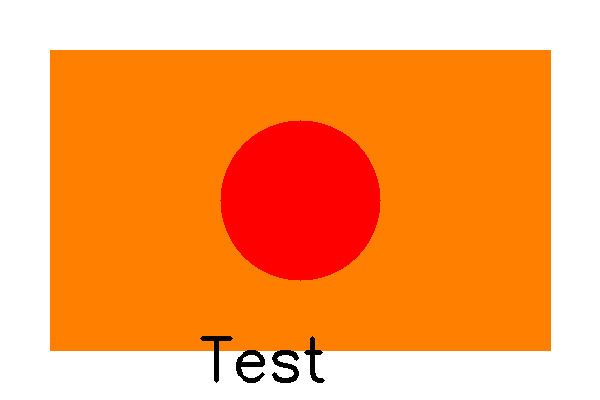
#> input picture test_image.png, 600 x 400 px
$ python compare_energy_improved.py test_image.png
#> lines starting #> are read from the running program, lines starting #| are printed output that depends on the picture; after the words box and inside, x2 and y2 are one past the last pixel; in counts of white or black regions, pixels touching at a corner belong together
### seam_carving.py
import cv2 as cv
import numpy as np
from scipy.sparse.linalg import spsolve
from scipy.sparse import lil_matrix

def e1(image):
    gray = cv.cvtColor(image, cv.COLOR_BGR2GRAY)
    sobelx = cv.Sobel(gray, cv.CV_64F, 1, 0, ksize=3)
    sobely = cv.Sobel(gray, cv.CV_64F, 0, 1, ksize=3)
    return np.hypot(sobelx, sobely)

# [9 lines left out: function ehog, not called in this run]

def compute_energy(image, function):
    return function(image)

def optimal_seam_vert(energy):
    rows, cols = energy.shape
    M = energy.copy()
    for i in range(1, rows):
        prev = M[i - 1]
        left         = np.roll(prev,  1); left[0]   = np.inf
        right        = np.roll(prev, -1); right[-1] = np.inf
        M[i] += np.minimum(prev, np.minimum(left, right))
    seam = np.empty(rows, dtype=np.int32)
    seam[-1] = np.argmin(M[-1])
    for i in range(rows - 2, -1, -1):
        j = seam[i + 1]
        lo = max(0, j - 1)
        hi = min(cols, j + 2)
        seam[i] = lo + np.argmin(M[i, lo:hi])
    costs = M[np.arange(rows), seam]
    return seam, costs

def optimal_seam_hor(energy):
    seam, costs = optimal_seam_vert(energy.T)
    return seam, costs

def remove_seam_vert(image, seam):
    rows, cols, ch = image.shape
    mask = np.ones((rows, cols), dtype=bool)
    mask[np.arange(rows), seam] = False
    return image[mask].reshape(rows, cols - 1, ch)

# [23 lines left out: functions remove_seam_hor, add_seam_vert, add_seam_hor, not called in this run]

def _remove_seam_vert_2d(array, seam):
    rows, cols = array.shape
    mask = np.ones((rows, cols), dtype=bool)
    mask[np.arange(rows), seam] = False
    return array[mask].reshape(rows, cols - 1)

def _remove_seam_hor_2d(array, seam):
    return _remove_seam_vert_2d(array.T, seam).T

def find_k_seams_vert(image, energy_function, k):
    if k <= 0:
        return []
    working = image.copy()
    rows, cols, _ = working.shape
    if k > cols:
        raise ValueError("k > image width")
    index_map = np.tile(np.arange(cols), (rows, 1))
    seams = []
    for _ in range(k):
        seam = optimal_seam_vert(compute_energy(working, energy_function))[0]
        seams.append(index_map[np.arange(rows), seam].copy())
        working   = remove_seam_vert(working, seam)
        index_map = _remove_seam_vert_2d(index_map, seam)
    return seams

# [275 lines left out: functions find_k_seams_hor, add_k_seams_vert, add_k_seams_hor, add_k_seams_index, transport_map, optimal_order and 9 more, not called in this run]

# [13 lines that do not run on import are left out]

### compare_energy_improved.py
import os
import argparse
import numpy as np
import cv2 as cv
import matplotlib.pyplot as plt
import csv

import seam_carving


def seam_energies_per_step(image, energy_func, max_seams=50):
    work = image.copy()
    energies = []
    seams = []
    for _ in range(min(max_seams, image.shape[1] - 1)):
        e = seam_carving.compute_energy(work, energy_func)
        seam, costs = seam_carving.optimal_seam_vert(e)
        energies.append(float(costs.mean()))
        seams.append(seam.copy())
        work = seam_carving.remove_seam_vert(work, seam)
    return energies, seams


def crop_to_content(image, energy_func, thresh_ratio=0.05, pad=5):
    e = seam_carving.compute_energy(image, energy_func)
    mx = e.max()
    if mx <= 0:
        return image
    thresh = mx * thresh_ratio
    mask = e > thresh
    coords = np.argwhere(mask)
    if coords.size == 0:
        return image
    y0, x0 = coords.min(axis=0)
    y1, x1 = coords.max(axis=0)
    y0 = max(0, y0 - pad)
    x0 = max(0, x0 - pad)
    y1 = min(image.shape[0]-1, y1 + pad)
    x1 = min(image.shape[1]-1, x1 + pad)
    return image[y0:y1+1, x0:x1+1]


def crop_energies_per_step(image, energy_func, max_steps=50):
    h, w = image.shape[:2]
    full_e = seam_carving.compute_energy(image, energy_func)
    energies = []
    for k in range(1, min(max_steps, w - 1) + 1):
        left = k // 2
        right = k - left
        cols_left = list(range(0, left))
        cols_right = list(range(w - right, w)) if right > 0 else []
        cols = cols_left + cols_right
        if len(cols) == 0:
            energies.append(0.0)
            continue
        removed_vals = full_e[:, cols]
        energies.append(float(removed_vals.mean()))
    return energies


def overlay_seams_on_image(image, seams, outpath, color=(0,0,255)):
    img = image.copy()
    h, w = img.shape[:2]
    for s in seams:
        for r, c in enumerate(s):
            if 0 <= r < h and 0 <= c < w:
                img[r, c] = color
    cv.imwrite(outpath, img)
    return outpath


def cumulative_mean(arr):
    a = np.array(arr, dtype=np.float64)
    if a.size == 0:
        return a
    return np.cumsum(a) / (np.arange(1, a.size + 1))


def save_csv(path, steps, seam_vals, crop_vals):
    with open(path, 'w', newline='') as f:
        w = csv.writer(f)
        w.writerow(['step', 'seam_mean_energy', 'crop_mean_energy'])
        for i in range(len(steps)):
            s = seam_vals[i] if i < len(seam_vals) else ''
            c = crop_vals[i] if i < len(crop_vals) else ''
            w.writerow([steps[i], s, c])


def main(image_path, outdir, max_seams, energy_name):
#> called with image_path = 'test_image.png', outdir = 'demo_results_improved', max_seams = 40, energy_name = 'e1'
    os.makedirs(outdir, exist_ok=True)
    img = cv.imread(image_path)
#> img is the input picture: shape (400, 600, 3); mean B, G, R 93.4, 163, 253.3
    if img is None:
        raise FileNotFoundError(image_path)
    energy_func = getattr(seam_carving, energy_name)

    # crop to content to avoid uniform borders with zero energy
    img_c = crop_to_content(img, energy_func, thresh_ratio=0.05, pad=4)
#> in crop_to_content, `mx = e.max()`: mx = 1140.4
#> in crop_to_content, `thresh = mx * thresh_ratio`: thresh = 57.02
#> in crop_to_content, `mask = e > thresh`:
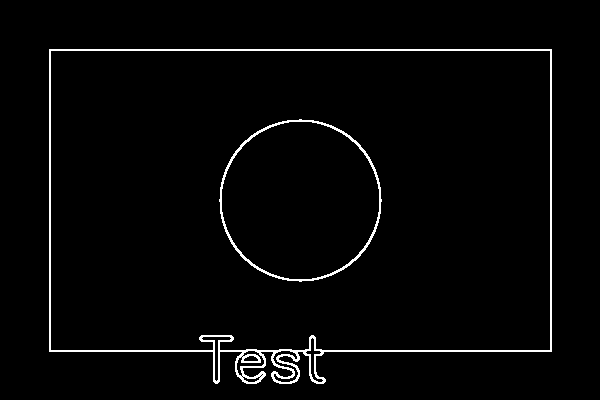
#> mask: shape (400, 600) bool; 2.5% white in thin lines or dots, all inside (x1, y1, x2, y2) = (49, 49, 552, 384)
#> in crop_to_content, `coords = np.argwhere(mask)`: coords = 5905 pairs, first value 49 to 383, second value 49 to 551
#> in crop_to_content, `y0, x0 = coords.min(axis=0)`: y0 = 49
#> in crop_to_content, `y1, x1 = coords.max(axis=0)`: y1 = 383; x1 = 551
#> in crop_to_content, `y0 = max(0, y0 - pad)`: y0 = 45
#> in crop_to_content, `y1 = min(image.shape[0]-1, y1 + pad)`: y1 = 387
#> in crop_to_content, `x1 = min(image.shape[1]-1, x1 + pad)`: x1 = 555
    seam_vals, seams = seam_energies_per_step(img_c, energy_func, max_seams=max_seams)
#> the loop in seam_energies_per_step, `for _ in range(min(max_seams, image.shape[1] - 1)):` made 40 passes
#> pass 1, in e1 (call 2), `sobely = cv.Sobel(gray, cv.CV_64F, 0, 1, ksize=3)`:
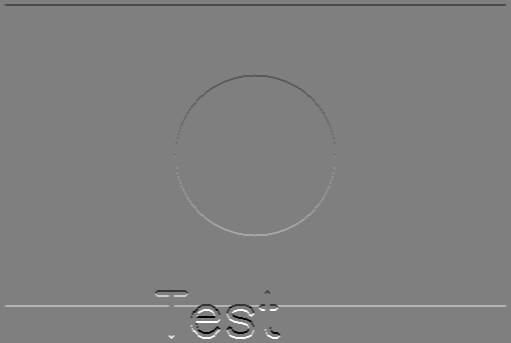
#> sobely: shape (343, 511) float64; min -1020, max 1020, mean 0; drawn with min black and max white
#> after the loop in seam_energies_per_step, `for _ in range(min(max_seams, image.shape[1] - 1)):`:
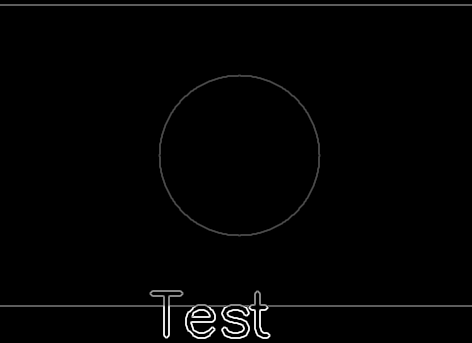
#> e: shape (343, 472) float64; min 0, max 1140.4, mean 13.9; drawn with min black and max white
#> after the loop in seam_energies_per_step, `for _ in range(min(max_seams, image.shape[1] - 1)):`:
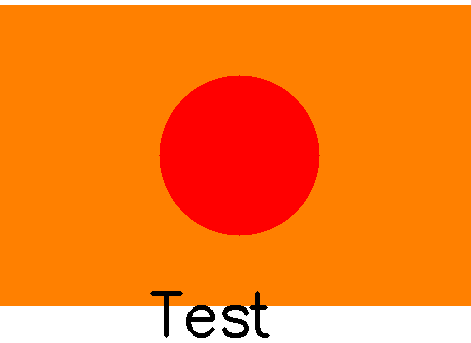
#> work: shape (343, 471, 3); mean B, G, R 29.2, 125.4, 252.5
#> after the loop in seam_energies_per_step, `for _ in range(min(max_seams, image.shape[1] - 1)):`: energies = 40 values from 0 to 887; seams = 40 items
#> seam_vals = 40 values from 0 to 887; seams = 40 items
    crop_vals = crop_energies_per_step(img_c, energy_func, max_seams)
#> after the loop in crop_energies_per_step, `for k in range(1, min(max_steps, w - 1) + 1):`:
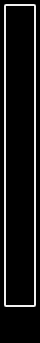
#> removed_vals: shape (343, 40) float64; min 0, max 441.2, mean 40; drawn with min black and max white
#> after the loop in crop_energies_per_step, `for k in range(1, min(max_steps, w - 1) + 1):`: energies = 40 values, max 122.1 at index 11, min 0 at index 0, mean 53.12
#> crop_vals has the same summary as energies in crop_energies_per_step

    full_e = seam_carving.compute_energy(img, energy_func)
    mean_initial = float(full_e.mean())
#> mean_initial = 11.63
    if mean_initial == 0:
        mean_initial = 1.0

    seam_vals_rel = [v / mean_initial for v in seam_vals]
#> seam_vals_rel = 40 values from 0 to 76.29
    crop_vals_rel = [v / mean_initial for v in crop_vals]
#> crop_vals_rel = 40 values, max 10.5 at index 11, min 0 at index 0, mean 4.57

    seam_cum = cumulative_mean(seam_vals_rel)
#> in cumulative_mean, `a = np.array(arr, dtype=np.float64)`: a = 40 values from 0 to 76.29
#> seam_cum = 40 values from 0 to 59.18
    crop_cum = cumulative_mean(crop_vals_rel)
#> crop_cum = 40 values, max 4.83 at index 26, min 0 at index 0, mean 3.3

    steps = list(range(1, max(len(seam_cum), len(crop_cum)) + 1))
#> steps = 40 values from 1 to 40
    save_csv(os.path.join(outdir, 'energy_curve_rel.csv'), steps, list(seam_cum), list(crop_cum))
#> the loop in save_csv, `for i in range(len(steps)):` made 40 passes
#> (s, c) on passes 1 to 12: (0, 0), (0, 0), (0, 0), (0, 0), (0, 0), (0, 0), (0, 0), (0, 0), (4.36, 0.388), (7.84, 0.978), (14.07, 1.67), (19.25, 2.41)

    ks = [1, 10, min(len(seams), max_seams)]
#> ks = [1, 10, 40]
    for k in sorted(set([x for x in ks if x <= len(seams)])):
        # compute seams on cropped image but show overlay on original for context
        k_seams = seam_carving.find_k_seams_vert(img_c, energy_func, k)
        overlay_path = os.path.join(outdir, f'seams_k{k}.png')
        # map seams from cropped coords to original coords
        # find crop origin
        e_full = seam_carving.compute_energy(img, energy_func)
        e_crop = seam_carving.compute_energy(img_c, energy_func)
        # locate crop by matching first pixel of crop in full energy map (approximate)
        # fallback: center overlay if mapping unknown
        overlay_seams_on_image(img, k_seams, overlay_path)
#> this loop made 3 passes
#> (h in overlay_seams_on_image, w in overlay_seams_on_image) on pass 1: (400, 600)
#> (k, h in overlay_seams_on_image, w in overlay_seams_on_image) on pass 2: (10, 400, 600)
#> pass 1, in find_k_seams_vert, `index_map = np.tile(np.arange(cols), (rows, 1))`:
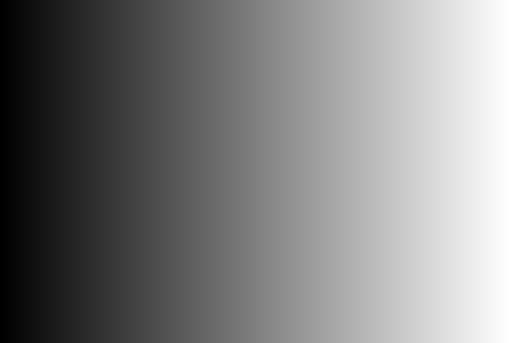
#> index_map: shape (343, 511) int64; min 0, max 510, mean 255; drawn with min black and max white

    plt.figure(figsize=(16,9), dpi=100)
    x_seam = np.arange(1, len(seam_vals_rel)+1)
    x_crop = np.arange(1, len(crop_vals_rel)+1)
    if len(x_seam)>0:
        plt.plot(x_seam, seam_vals_rel, '-o', color='orangered', markersize=4, label='Per-seam (Seam Carving)')
    if len(x_crop)>0:
        plt.plot(x_crop, crop_vals_rel, '--', color='dodgerblue', markersize=4, label='Per-column (Crop)')
    plt.xlabel('Step (seams / columns removed)')
    plt.ylabel('Mean removed energy (relative to initial)')
    plt.title('Seam Carving vs Crop — Per-step energy (relative)')
    plt.legend()
    plt.grid(alpha=0.25)

    from mpl_toolkits.axes_grid1.inset_locator import inset_axes
    axins = inset_axes(plt.gca(), width='35%', height='35%', loc='upper left')
    if len(seam_cum)>0:
        axins.plot(np.arange(1,len(seam_cum)+1), seam_cum, '-o', color='orangered', markersize=3)
    if len(crop_cum)>0:
        axins.plot(np.arange(1,len(crop_cum)+1), crop_cum, '--', color='dodgerblue', markersize=3)
    axins.set_title('Cumulative mean')
    axins.grid(alpha=0.2)

    out_png = os.path.join(outdir, 'energy_per_step_improved.png')
    plt.tight_layout()
    plt.savefig(out_png)
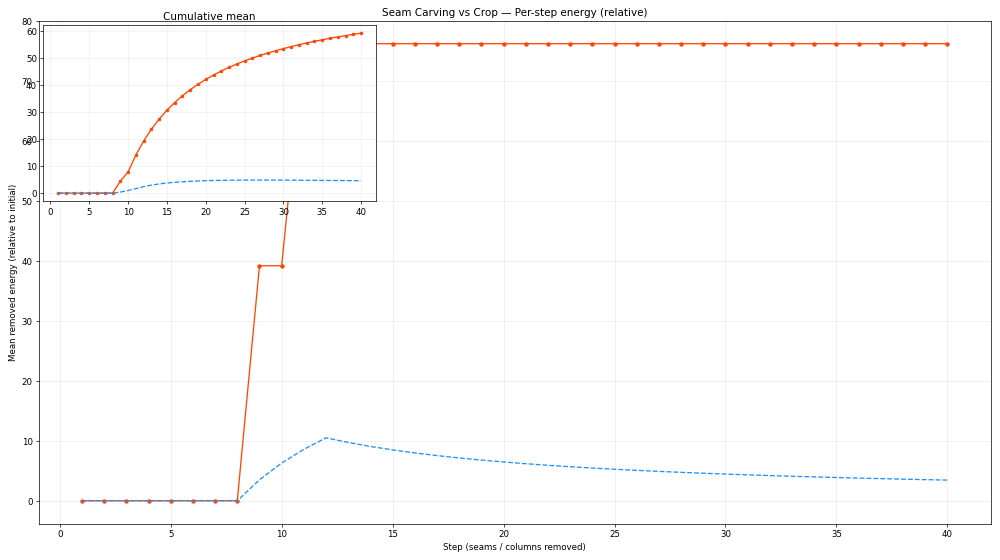
#> figure drawn by matplotlib, 2 panels; panel 1: curve peaks at x = 11, y = 76.29; panel 1: curve peaks at x = 12, y = 10.5; panel 2: curve peaks at x = 40, y = 59.18; panel 2: curve peaks at x = 27, y = 4.83
    print('Saved', out_png)
#| Saved demo_results_improved/energy_per_step_improved.png


if __name__ == '__main__':
    p = argparse.ArgumentParser()
    p.add_argument('image')
    p.add_argument('--outdir', default='demo_results_improved')
    p.add_argument('--max_seams', type=int, default=40)
    p.add_argument('--energy', default='e1', choices=['e1','ehog'])
    args = p.parse_args()
    main(args.image, args.outdir, args.max_seams, args.energy)
